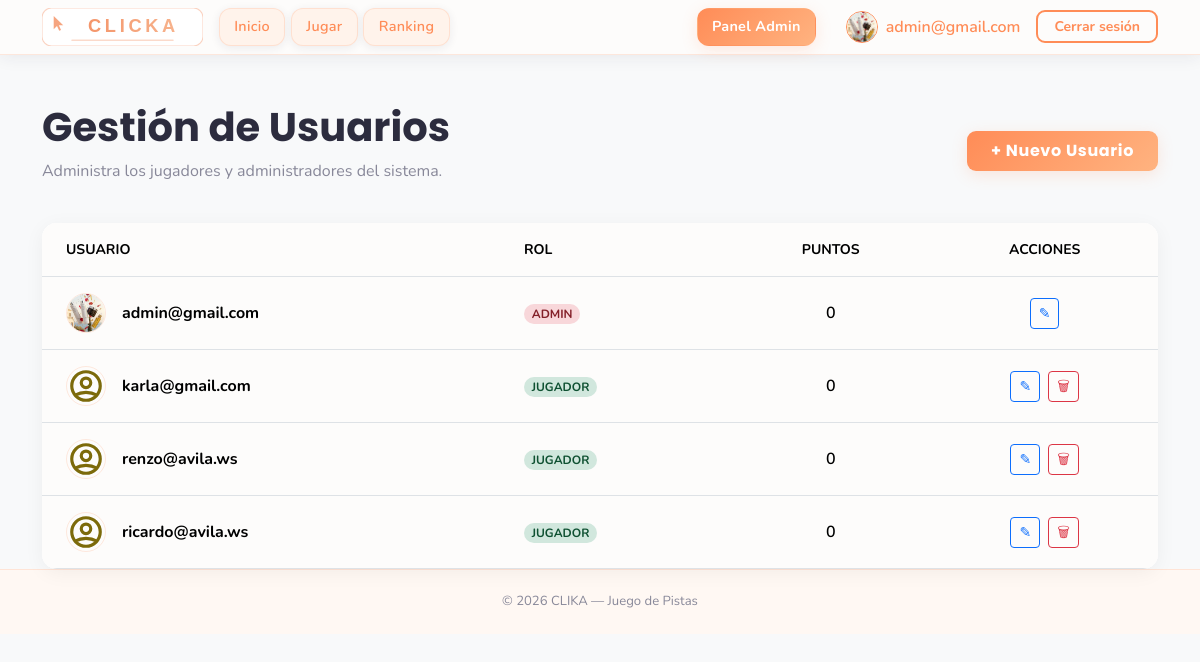
Screenshot of /pages/users.php (signed in) with the database file from the repository.
### tables this page shows
CREATE TABLE usuarios (
    id INTEGER PRIMARY KEY AUTOINCREMENT,
    username TEXT NOT NULL UNIQUE,
    password_hash TEXT NOT NULL,
    rol TEXT NOT NULL DEFAULT 'jugador',
    puntos INTEGER NOT NULL DEFAULT 0,
    created_at TEXT NOT NULL DEFAULT CURRENT_TIMESTAMP
, foto TEXT DEFAULT 'default.png');

### pages/users.php (the view, shortened to what this page needs)
<?php
require_once '../includes/db.php';
$results = $db->query("SELECT * FROM usuarios ORDER BY
    CASE rol WHEN 'admin' THEN 1 ELSE 2 END,
    username ASC");
?>
<!DOCTYPE html>
<html lang="es">
<head>
    <?php include '../includes/head.php'; ?>
</head>
<body class="bg-light">
    <?php include '../includes/menu.php'; ?>
    <main class="container mt-5">
        <div class="d-flex justify-content-between align-items-center mb-4">
            <div>
                <h1 class="fw-bold">Gestión de Usuarios</h1>
                <p class="text-muted">Administra los jugadores y administradores del sistema.</p>
            </div>
            <a href="register.php" class="btn btn-accent px-4 py-2 fw-bold">
                + Nuevo Usuario
            </a>
        </div>
        <div class="card table-card">
            <div class="table-responsive">
                <table class="table table-hover align-middle mb-0">
                    <thead class="bg-white border-bottom">
                        <tr class="text-muted small text-uppercase fw-bold">
                            <th class="px-4 py-3">Usuario</th>
                            <th class="px-4 py-3">Rol</th>
                            <th class="px-4 py-3 text-center">Puntos</th>
                            <th class="px-4 py-3 text-center">Acciones</th>
                        </tr>
                    </thead>
                    <tbody class="bg-white">
                        <?php while ($row = $results->fetchArray(SQLITE3_ASSOC)):
                            $badgeClass = ($row['rol'] === 'admin') ? 'badge-admin' : 'badge-player';
                            $photoUrl = ($row['foto'] === 'default.png' || !$row['foto'])
                                ? BASE_URL . "/assets/images/social_media/profile.svg"
                                : (str_starts_with($row['foto'], 'http') ? $row['foto'] : BASE_URL . "/storage/uploads/" . $row['foto']);
                        ?>
                            <tr>
                                <td class="px-4 py-3">
                                    <div class="d-flex align-items-center gap-3">
                                        <img src="<?php echo $photoUrl; ?>" alt="Avatar" class="user-img"
                                             onerror="this.src='<?php echo BASE_URL; ?>/assets/images/social_media/profile.svg'">
                                        <span class="fw-bold"><?php echo htmlspecialchars($row['username']); ?></span>
                                    </div>
                                </td>
                                <td class="px-4 py-3">
                                    <span class="badge <?php echo $badgeClass; ?> rounded-pill small">
                                        <?php echo strtoupper($row['rol']); ?>
                                    </span>
                                </td>
                                <td class="px-4 py-3 text-center fw-semibold">
                                    <?php echo $row['puntos']; ?>
                                </td>
                                <td class="px-4 py-3 text-center">
                                    <div class="d-flex justify-content-center gap-2">
                                        <a href="profile.php?id=<?php echo $row['id']; ?>" class="btn btn-sm btn-outline-primary" title="Editar">
                                            &#9998;
                                        </a>
                                        <?php if ($row['id'] != $_SESSION['usuari_id']): ?>
                                            <button onclick="confirmDelete(<?php echo $row['id']; ?>)" class="btn btn-sm btn-outline-danger" title="Eliminar">
                                                &#128465;
                                            </button>
                                        <?php endif; ?>
                                    </div>
                                </td>
                            </tr>
                        <?php endwhile; ?>
                    </tbody>
                </table>
            </div>
        </div>
    </main>
    <?php include '../includes/foot.php'; ?>

### includes/head.php (shortened to what this page needs)
<link
    href="https://cdn.jsdelivr.net/npm/bootstrap@5.3.3/dist/css/bootstrap.min.css"
    rel="stylesheet"
>
<link rel="stylesheet" href="https://cdn.jsdelivr.net/npm/bootstrap-icons@1.11.3/font/bootstrap-icons.min.css">
<link rel="stylesheet" href="<?php echo BASE_URL; ?>/assets/css/styles.css">

### includes/menu.php (shortened to what this page needs)
<?php
$currentPage = basename($_SERVER['PHP_SELF']);
?>
<nav class="navbar navbar-expand-lg navbar-clika sticky-top" aria-label="Navegación principal">
  <div class="container">
    <a class="navbar-brand p-0" href="<?php echo BASE_URL; ?>/index.php">
      <img src="<?php echo BASE_URL; ?>/assets/images/logo.svg" alt="CLICKA" height="38" width="auto">
    </a>
    <div class="collapse navbar-collapse" id="navbarMain">
      <ul class="navbar-nav me-auto mb-2 mb-lg-0">
        <li class="nav-item">
          <a class="nav-link nav-pill <?php echo ($currentPage === 'index.php') ? 'active' : ''; ?>"
            href="<?php echo BASE_URL; ?>/index.php">Inicio</a>
        </li>
        <li class="nav-item">
          <a class="nav-link nav-pill <?php echo ($currentPage === 'play.php') ? 'active' : ''; ?>"
            href="<?php echo BASE_URL; ?>/pages/play.php">Jugar</a>
        </li>
        <li class="nav-item">
          <a class="nav-link nav-pill <?php echo ($currentPage === 'ranking.php') ? 'active' : ''; ?>"
            href="<?php echo BASE_URL; ?>/pages/ranking.php">Ranking</a>
        </li>
      </ul>
      <ul class="navbar-nav ms-auto align-items-center gap-2">
        <?php if (!empty($_SESSION['usuari_id'])): ?>
          <?php if ($_SESSION['rol'] === 'admin'): ?>
            <li class="nav-item">
              <a class="nav-link nav-pill fw-bold <?php echo ($currentPage === 'admin_config.php' || $currentPage === 'users.php') ? 'active' : ''; ?>"
                href="<?php echo BASE_URL; ?>/pages/admin_config.php">Panel Admin</a>
            </li>
          <?php endif; ?>
          <li class="nav-item ms-lg-3">
            <a class="d-flex align-items-center text-decoration-none" href="<?php echo BASE_URL; ?>/pages/profile.php">
              <?php
              $userPhoto = $_SESSION['foto'] ?? 'default.png';
              $finalPhotoUrl = ($userPhoto === 'default.png')
                ? BASE_URL . "/assets/images/social_media/profile.svg"
                : (str_starts_with($userPhoto, 'http') ? $userPhoto : BASE_URL . "/storage/uploads/" . $userPhoto);
              ?>
              <img src="<?php echo $finalPhotoUrl; ?>" alt="Perfil" class="rounded-circle border border-primary"
                style="width: 32px; height: 32px; object-fit: cover;">
              <span class="ms-2 fw-semibold text-primary d-none d-xl-inline">
                <?php echo htmlspecialchars($_SESSION['username']); ?>
              </span>
            </a>
          </li>
          <li class="nav-item ms-lg-2">
            <a class="btn btn-outline-accent btn-sm px-3" href="<?php echo BASE_URL; ?>/pages/logout.php">
              Cerrar sesión
            </a>
          </li>
        <?php endif; ?>
      </ul>
    </div>
  </div>
</nav>

### includes/foot.php (shortened to what this page needs)
  <footer>
    <div class="container">
      <span>&copy; <?php echo date('Y'); ?> CLIKA &mdash; Juego de Pistas</span>
    </div>
  </footer>
</body>
</html>

### assets/css/styles.css (style rules this page uses)
:root { --clika-bg: #FDFCFB; --clika-card-bg: #FFFFFF; --clika-surface: #FFF3EB; --clika-primary: #FF8C57; --clika-primary-hover: #F07040; --clika-accent: #FFB380; --clika-text: #2C2C3E; --clika-muted: #888899; --clika-border: rgba(255, 140, 87, 0.18); --clika-border-strong: rgba(255, 140, 87, 0.38); --clika-shadow: rgba(255, 140, 87, 0.18); --clika-shadow-dark: rgba(44, 44, 62, 0.08); --font-heading: 'Poppins', sans-serif; --font-body: 'Nunito', sans-serif; --bs-body-bg: var(--clika-bg); --bs-body-color: var(--clika-text); --bs-primary: var(--clika-primary); --bs-primary-rgb: 255, 140, 87; }
*, *::before, *::after { box-sizing: border-box; }
body { background-color: var(--clika-bg); color: var(--clika-text); font-family: var(--font-body); min-height: 100vh; }
h1, h2, h3, h4, h5, h6, .navbar-brand { font-family: var(--font-heading); }
.navbar-clika { background-color: rgba(253, 252, 251, 0.95) !important; border-bottom: 1.5px solid var(--clika-border); backdrop-filter: blur(14px); -webkit-backdrop-filter: blur(14px); box-shadow: 0 2px 16px var(--clika-shadow-dark); }
.navbar-clika .nav-link { color: var(--clika-muted) !important; font-weight: 600; font-size: .9rem; letter-spacing: .02em; padding: .38rem .7rem; border-radius: 7px; transition: color .2s, background .2s; }
.navbar-clika .nav-link.active { color: var(--clika-primary) !important; background: rgba(255, 140, 87, .12); }
.navbar-clika.navbar-expand-lg .navbar-nav .nav-link.nav-pill { color: var(--clika-primary) !important; background: var(--clika-surface) !important; border: 1px solid var(--clika-border) !important; border-radius: 12px !important; box-shadow: 0 2px 10px var(--clika-shadow-dark) !important; margin-right: 0.35rem; padding: 0.45rem 0.9rem !important; font-weight: 600; }
.navbar-clika.navbar-expand-lg .navbar-nav .nav-link.nav-pill.active { color: #fff !important; background: linear-gradient(135deg, var(--clika-primary), var(--clika-accent)) !important; border-color: transparent !important; box-shadow: 0 4px 16px var(--clika-shadow) !important; }
.text-primary { color: var(--clika-primary) !important; }
.text-muted { color: var(--clika-muted) !important; }
.btn-accent { background: linear-gradient(135deg, var(--clika-primary), var(--clika-accent)); border: none; color: #fff; font-family: var(--font-heading); font-weight: 700; letter-spacing: .04em; border-radius: 9px; box-shadow: 0 4px 16px var(--clika-shadow); transition: transform .18s, box-shadow .18s, filter .18s; }
.btn-outline-accent { border: 2px solid var(--clika-primary); color: var(--clika-primary); font-weight: 700; border-radius: 9px; background: transparent; transition: background .2s, color .2s, box-shadow .2s; }
footer { background-color: #FFF8F3; border-top: 1.5px solid var(--clika-border); color: var(--clika-muted); font-size: .82rem; padding: 1.4rem 0; text-align: center; }

### pages/users.php (style rules this page uses)
.user-img { width: 40px; height: 40px; object-fit: cover; border-radius: 50%; border: 1px solid var(--clika-border); }
.table-card { border-radius: 15px; overflow: hidden; border: none; box-shadow: 0 4px 20px rgba(0,0,0,0.05); }
.badge-admin { background-color: #f8d7da; color: #842029; }
.badge-player { background-color: #d1e7dd; color: #0f5132; }

### rows the page displays
usuarios: foto (picture), username "admin@gmail.com", rol "ADMIN", puntos "0"
usuarios: username "karla@gmail.com", rol "JUGADOR", puntos "0"
usuarios: username "renzo@avila.ws", rol "JUGADOR", puntos "0"
usuarios: username "ricardo@avila.ws", rol "JUGADOR", puntos "0"

### other values shown
$_SESSION['username'] "admin@gmail.com"
